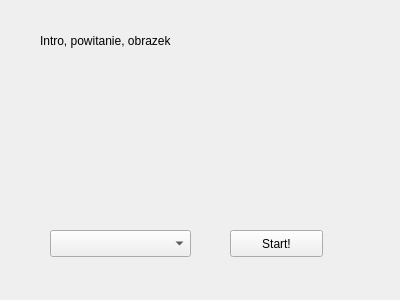
<?xml version="1.0" encoding="UTF-8"?>
<ui version="4.0">
 <class>Intro</class>
 <widget class="QWidget" name="Intro">
  <property name="geometry">
   <rect>
    <x>0</x>
    <y>0</y>
    <width>400</width>
    <height>300</height>
   </rect>
  </property>
  <property name="windowTitle">
   <string>Form</string>
  </property>
  <widget class="QLabel" name="label">
   <property name="geometry">
    <rect>
     <x>40</x>
     <y>30</y>
     <width>231</width>
     <height>21</height>
    </rect>
   </property>
   <property name="text">
    <string>Intro, powitanie, obrazek</string>
   </property>
  </widget>
  <widget class="QComboBox" name="db_combo">
   <property name="geometry">
    <rect>
     <x>50</x>
     <y>230</y>
     <width>141</width>
     <height>27</height>
    </rect>
   </property>
  </widget>
  <widget class="QPushButton" name="launch_main_button">
   <property name="geometry">
    <rect>
     <x>230</x>
     <y>230</y>
     <width>93</width>
     <height>27</height>
    </rect>
   </property>
   <property name="text">
    <string>Start!</string>
   </property>
  </widget>
 </widget>
 <resources/>
 <connections>
  <connection>
   <sender>launch_main_button</sender>
   <signal>clicked()</signal>
   <receiver>Intro</receiver>
   <slot>launch_main()</slot>
   <hints>
    <hint type="sourcelabel">
     <x>276</x>
     <y>243</y>
    </hint>
    <hint type="destinationlabel">
     <x>199</x>
     <y>149</y>
    </hint>
   </hints>
  </connection>
 </connections>
 <slots>
  <slot>launch_main()</slot>
 </slots>
</ui>
